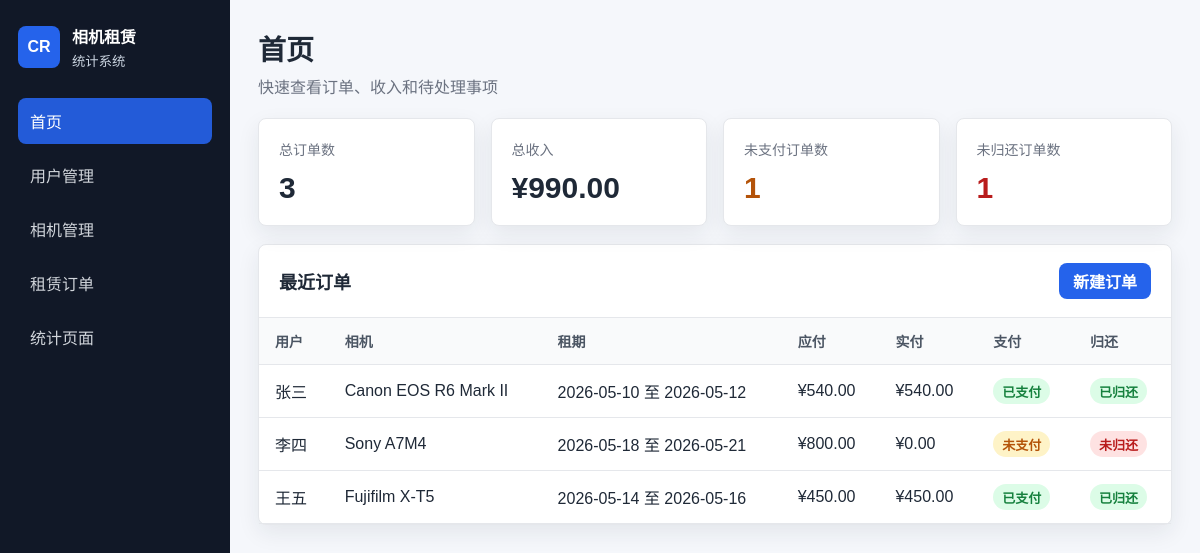
The page / on the database its author committed.
### tables this page shows
CREATE TABLE rentals (
    id INTEGER PRIMARY KEY AUTOINCREMENT,
    user_id INTEGER NOT NULL,
    camera_id INTEGER NOT NULL,
    start_date TEXT NOT NULL,
    end_date TEXT NOT NULL,
    rental_days INTEGER NOT NULL CHECK (rental_days > 0),
    daily_price REAL NOT NULL CHECK (daily_price >= 0),
    amount_due REAL NOT NULL CHECK (amount_due >= 0),
    amount_paid REAL NOT NULL DEFAULT 0 CHECK (amount_paid >= 0),
    payment_status TEXT NOT NULL CHECK (payment_status IN ('已支付', '未支付')),
    return_status TEXT NOT NULL CHECK (return_status IN ('已归还', '未归还')),
    created_at TEXT NOT NULL DEFAULT (datetime('now', 'localtime')),
    FOREIGN KEY (user_id) REFERENCES users(id) ON DELETE RESTRICT,
    FOREIGN KEY (camera_id) REFERENCES cameras(id) ON DELETE RESTRICT
);

CREATE TABLE users (
    id INTEGER PRIMARY KEY AUTOINCREMENT,
    name TEXT NOT NULL,
    phone TEXT,
    note TEXT
);

CREATE TABLE cameras (
    id INTEGER PRIMARY KEY AUTOINCREMENT,
    brand TEXT NOT NULL,
    model TEXT NOT NULL,
    daily_price REAL NOT NULL CHECK (daily_price >= 0),
    status TEXT NOT NULL DEFAULT '可租'
        CHECK (status IN ('可租', '已租', '维修中'))
);

### app.py (the view)
@app.route("/")
def index():
    stats = {
        "total_orders": query_one("SELECT COUNT(*) AS total FROM rentals")["total"],
        "total_income": query_one("SELECT COALESCE(SUM(amount_paid), 0) AS total FROM rentals")["total"],
        "unpaid_orders": query_one("SELECT COUNT(*) AS total FROM rentals WHERE payment_status = '未支付'")["total"],
        "unreturned_orders": query_one("SELECT COUNT(*) AS total FROM rentals WHERE return_status = '未归还'")["total"],
    }
    recent_rentals = query_all(
        """
        SELECT r.*, u.name AS user_name, c.brand, c.model
        FROM rentals r
        JOIN users u ON r.user_id = u.id
        JOIN cameras c ON r.camera_id = c.id
        ORDER BY r.created_at DESC
        LIMIT 6
        """
    )
    return render_template("index.html", stats=stats, recent_rentals=recent_rentals)

### app.py (called while the page is built)
def get_db():
    if "db" not in g:
        g.db = sqlite3.connect(DB_PATH)
        g.db.row_factory = sqlite3.Row
        g.db.execute("PRAGMA foreign_keys = ON")
    return g.db

def query_all(sql, params=()):
    return get_db().execute(sql, params).fetchall()

def query_one(sql, params=()):
    return get_db().execute(sql, params).fetchone()

def money(value):
    return f"{float(value or 0):.2f}"

### templates/index.html
{% extends "base.html" %}
{% block page_title %}首页{% endblock %}
{% block page_subtitle %}快速查看订单、收入和待处理事项{% endblock %}
{% block content %}
<section class="summary-grid">
    <div class="summary-card">
        <span>总订单数</span>
        <strong>{{ stats.total_orders }}</strong>
    </div>
    <div class="summary-card">
        <span>总收入</span>
        <strong>¥{{ stats.total_income|money }}</strong>
    </div>
    <div class="summary-card warning">
        <span>未支付订单数</span>
        <strong>{{ stats.unpaid_orders }}</strong>
    </div>
    <div class="summary-card danger">
        <span>未归还订单数</span>
        <strong>{{ stats.unreturned_orders }}</strong>
    </div>
</section>
<section class="panel">
    <div class="panel-title">
        <h2>最近订单</h2>
        <a class="link-button" href="{{ url_for('rentals') }}">新建订单</a>
    </div>
    <div class="table-wrap">
        <table>
            <thead>
                <tr>
                    <th>用户</th>
                    <th>相机</th>
                    <th>租期</th>
                    <th>应付</th>
                    <th>实付</th>
                    <th>支付</th>
                    <th>归还</th>
                </tr>
            </thead>
            <tbody>
                {% for rental in recent_rentals %}
                <tr>
                    <td>{{ rental.user_name }}</td>
                    <td>{{ rental.brand }} {{ rental.model }}</td>
                    <td>{{ rental.start_date }} 至 {{ rental.end_date }}</td>
                    <td>¥{{ rental.amount_due|money }}</td>
                    <td>¥{{ rental.amount_paid|money }}</td>
                    <td><span class="tag {{ 'ok' if rental.payment_status == '已支付' else 'warn' }}">{{ rental.payment_status }}</span></td>
                    <td><span class="tag {{ 'ok' if rental.return_status == '已归还' else 'danger' }}">{{ rental.return_status }}</span></td>
                </tr>
                {% else %}
                <tr><td colspan="7" class="empty">暂无订单</td></tr>
                {% endfor %}
            </tbody>
        </table>
    </div>
</section>
{% endblock %}

### templates/base.html (shortened to what this page needs)
<!doctype html>
<html lang="zh-CN">
<head>
    <link rel="stylesheet" href="{{ url_for('static', filename='style.css') }}">
</head>
<body>
    <aside class="sidebar">
        <div class="brand">
            <span class="brand-icon">CR</span>
            <div>
                <strong>相机租赁</strong>
                <small>统计系统</small>
            </div>
        </div>
        <nav>
            <a href="{{ url_for('index') }}" class="{{ 'active' if request.endpoint == 'index' else '' }}">首页</a>
            <a href="{{ url_for('users') }}" class="{{ 'active' if request.endpoint == 'users' else '' }}">用户管理</a>
            <a href="{{ url_for('cameras') }}" class="{{ 'active' if request.endpoint == 'cameras' else '' }}">相机管理</a>
            <a href="{{ url_for('rentals') }}" class="{{ 'active' if request.endpoint == 'rentals' else '' }}">租赁订单</a>
            <a href="{{ url_for('stats') }}" class="{{ 'active' if request.endpoint == 'stats' else '' }}">统计页面</a>
        </nav>
    </aside>
    <main class="main">
        <header class="topbar">
            <div>
                <h1>{% block page_title %}相机租赁统计系统{% endblock %}</h1>
                <p>{% block page_subtitle %}记录订单、收入与设备状态{% endblock %}</p>
            </div>
        </header>
        {% block content %}{% endblock %}
    </main>
</body>
</html>

### static/style.css (style rules this page uses)
:root { --bg: #f5f7fb; --panel: #ffffff; --text: #1f2937; --muted: #6b7280; --line: #e5e7eb; --primary: #2563eb; --primary-dark: #1d4ed8; --green: #15803d; --yellow: #b45309; --red: #b91c1c; --radius: 8px; --shadow: 0 8px 22px rgba(31, 41, 55, 0.08); }
* { box-sizing: border-box; }
body { margin: 0; min-height: 100vh; display: flex; color: var(--text); background: var(--bg); font-family: "Microsoft YaHei", "PingFang SC", Arial, sans-serif; }
.sidebar { width: 230px; flex: 0 0 230px; min-height: 100vh; padding: 24px 18px; color: #ffffff; background: #111827; }
.brand { display: flex; align-items: center; gap: 12px; margin-bottom: 28px; }
.brand-icon { display: grid; place-items: center; width: 42px; height: 42px; border-radius: 8px; background: var(--primary); font-weight: 700; }
.brand strong, .brand small { display: block; }
.brand small { margin-top: 3px; color: #cbd5e1; }
nav { display: grid; gap: 8px; }
nav a { display: block; padding: 11px 12px; border-radius: 8px; color: #d1d5db; text-decoration: none; }
nav a:hover, nav a.active { color: #ffffff; background: rgba(37, 99, 235, 0.9); }
.main { width: 100%; padding: 28px; overflow-x: hidden; }
.topbar { display: flex; align-items: center; justify-content: space-between; margin-bottom: 20px; }
h1, h2, p { margin: 0; }
h1 { font-size: 28px; }
h2 { font-size: 18px; }
.topbar p { margin-top: 6px; color: var(--muted); }
.summary-grid { display: grid; grid-template-columns: repeat(4, minmax(160px, 1fr)); gap: 16px; margin-bottom: 18px; }
.summary-card, .panel, .form-panel { background: var(--panel); border: 1px solid var(--line); border-radius: var(--radius); box-shadow: var(--shadow); }
.summary-card { padding: 20px; }
.summary-card span { display: block; color: var(--muted); font-size: 14px; }
.summary-card strong { display: block; margin-top: 12px; font-size: 30px; }
.summary-card.warning strong { color: var(--yellow); }
.summary-card.danger strong { color: var(--red); }
.panel, .form-panel { margin-bottom: 18px; }
.panel-title { display: flex; align-items: center; justify-content: space-between; gap: 12px; padding: 18px 20px; border-bottom: 1px solid var(--line); }
button, .small-button, .ghost-button, .link-button { display: inline-flex; align-items: center; justify-content: center; min-height: 36px; padding: 0 14px; border: 0; border-radius: 8px; font: inherit; font-weight: 700; text-decoration: none; cursor: pointer; }
button, .link-button { color: #ffffff; background: var(--primary); }
.table-wrap { width: 100%; overflow-x: auto; }
table { width: 100%; border-collapse: collapse; min-width: 760px; }
th, td { padding: 13px 16px; border-bottom: 1px solid var(--line); text-align: left; white-space: nowrap; }
th { color: #4b5563; background: #f9fafb; font-size: 14px; }
.tag { display: inline-flex; align-items: center; min-height: 26px; padding: 0 9px; border-radius: 999px; font-size: 13px; font-weight: 700; }
.tag.ok { color: var(--green); background: #dcfce7; }
.tag.warn { color: var(--yellow); background: #fef3c7; }
.tag.danger { color: var(--red); background: #fee2e2; }

### rows shown on the page
rentals: user_name "张三", brand "Canon", model "EOS R6 Mark II", start_date "2026-05-10", end_date "2026-05-12", amount_due "540.00", amount_paid "540.00", payment_status "已支付", return_status "已归还"
rentals: user_name "李四", brand "Sony", model "A7M4", start_date "2026-05-18", end_date "2026-05-21", amount_due "800.00", amount_paid "0.00", payment_status "未支付", return_status "未归还"
rentals: user_name "王五", brand "Fujifilm", model "X-T5", start_date "2026-05-14", end_date "2026-05-16", amount_due "450.00", amount_paid "450.00", payment_status "已支付", return_status "已归还"

### other values the page prints
{{ stats.total_orders }} "3"
{{ stats.total_income|money }} "990.00"
{{ stats.unpaid_orders }} "1"
{{ stats.unreturned_orders }} "1"
